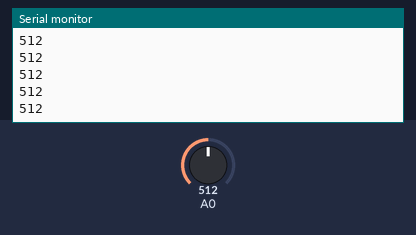
Recording of a sketch running on a simulated Arduino Uno, built with avr-gcc and run on an emulated ATmega328P. Parts: the last lines printed to the serial monitor. The test bench sets the inputs (shaded band); at power-on: A0 = 512.

Above: at 1.2 s.
1.3 s: A0 set to 716
At 2.1 s:
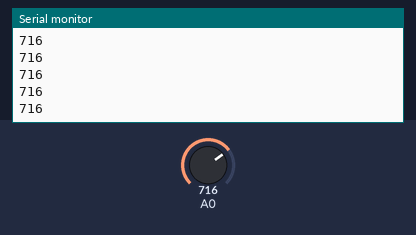
2.8 s: A0 set to 900
At 3.3 s:
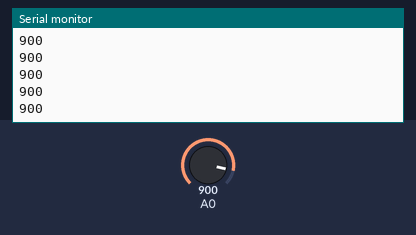
Timing chart, 0 to 5.8 s (numbered marks = the images above; inputs shaded):
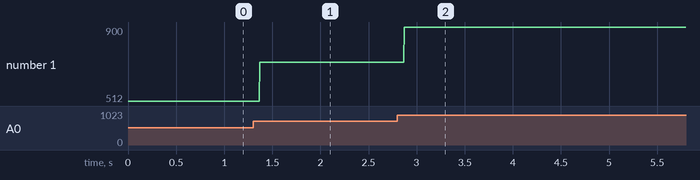

The sketch:

wireless_Control_Phone_Cam_Code.ino
```cpp
/* Control any cell phone camera with Arduino Wirelessly******
   By Ashraf Minhaj. Find me at ashraf_minhaj@yahoo.com
  youTube channel www.youtube.com/c/fusebatti  */

 /* This is a demo code with a proximity sensor on how to Trigger
    the camera of your cell Phone by Arduino. You can make Ultrasound
    Motion sensor or PIR sensor to work as a Motion sensing anti theft
    Camera system.
  */

int trig = 13;
void setup()
{
  pinMode(trig,OUTPUT);
  Serial.begin(9600);   // initialize serial communication at 9600 bits per second:
}


void loop()                // the loop routine runs over and over again forever:
{
    int sensorValue = analogRead(A0);     // read the input on analog pin 0:
  Serial.println(sensorValue);        // print out the value you read:
  delay(1);        // delay in between reads for stability

  if(sensorValue > 900)      //Something is detected/ object has been stolen
  {
    digitalWrite(trig,HIGH);  //trigger the camera
    delay(100);
    digitalWrite(trig,LOW);
    delay(1000);            // delay 1 sec_Take a picture in every second
  }
  else
  {
    digitalWrite(trig,LOW);

  }
}
```

Wireless_Control_Phone.Cam.Code.c
```cpp
/* Control any cell phone camera with Arduino Wirelessly******
   By Ashraf Minhaj. Find him at ashraf_minhaj@yahoo.com
  youTube channel www.youtube.com/c/fusebatti  */

 /* This is a demo code with a proximity sensor on how to Trigger
    the camera of your cell Phone by Arduino. You can make Ultrasound
    Motion sensor or PIR sensor to work as a Motion sensing anti theft
    Camera system.
  *  It's just an Idea , The Sky is the Limit */

int trig = 13;
void setup()
{
  pinMode(trig,OUTPUT);
  Serial.begin(9600);   // initialize serial communication at 9600 bits per second:
}


void loop()                // the loop routine runs over and over again forever:
{
    int sensorValue = analogRead(A0);     // read the input on analog pin 0:
  Serial.println(sensorValue);        // print out the value you read:
  delay(1);        // delay in between reads for stability

  if(sensorValue > 900)      //Something is detected/ object has been stolen
  {
    digitalWrite(trig,HIGH);  //trigger the camera
    delay(100);
    digitalWrite(trig,LOW);
    delay(1000);            // delay 1 sec_Take a picture in every second
  }
  else
  {
    digitalWrite(trig,LOW);

  }
}
```

Measured:
- after the input at 1.3 s, the serial monitor: prints a new line after 0.07 s (image 1)
- after the input at 2.8 s, the serial monitor: prints a new line after 0.07 s (image 2)
- plotted number 1: 512 → 716 after the input at 1.3 s, 716 → 900 after the input at 2.8 s
